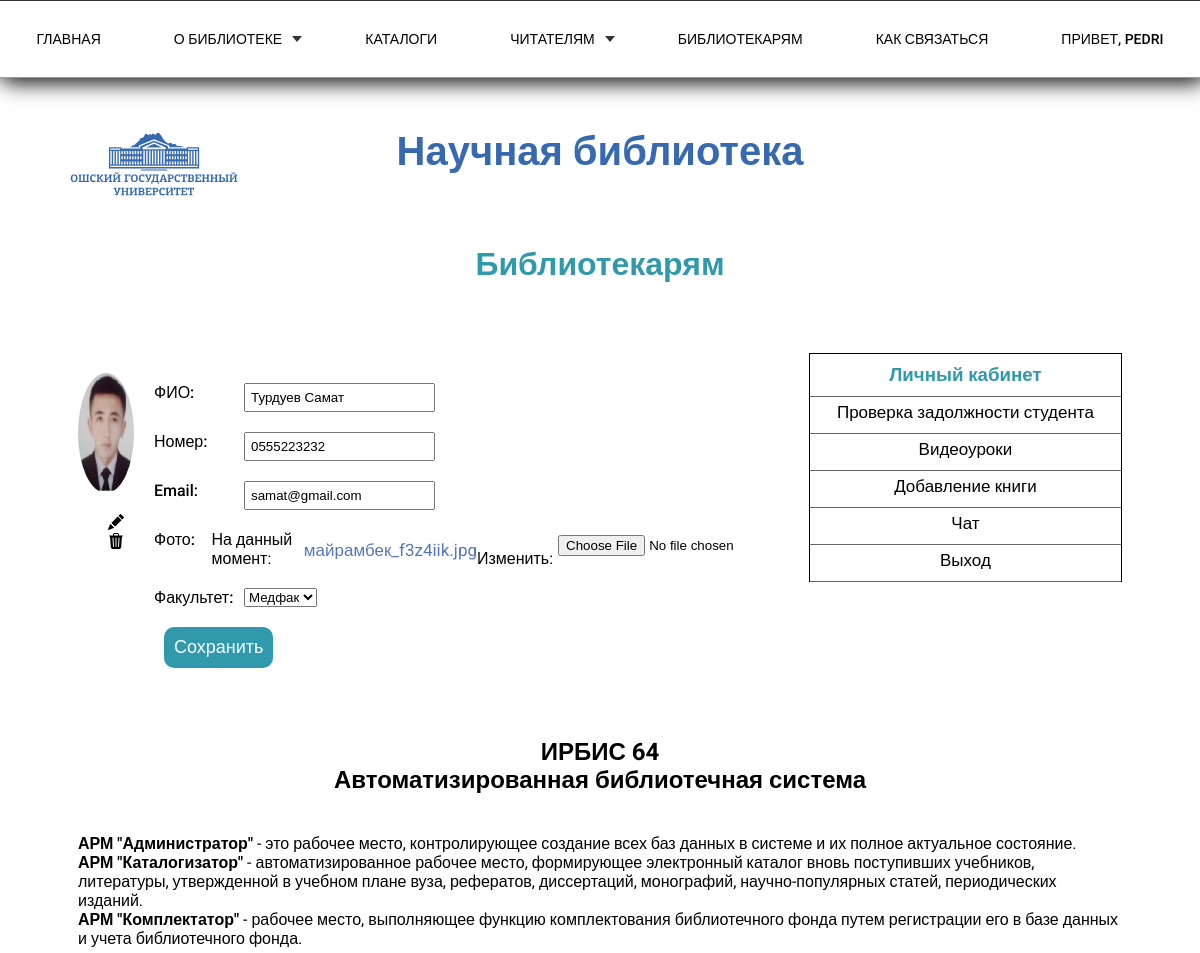
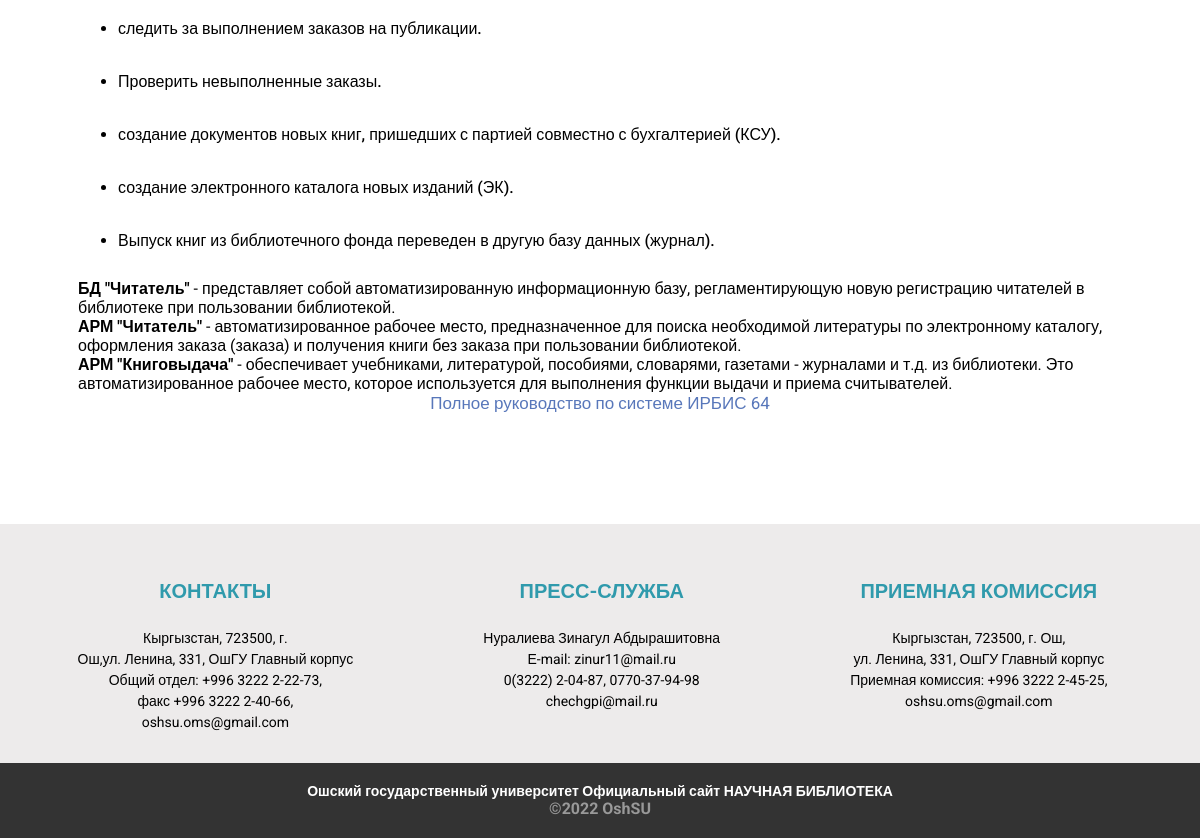
Page /libraries/ (signed in) on the committed database (2 pictures, top to bottom).
### libraries/models.py (models this page shows, shortened)
class Customer(models.Model):
    user = models.OneToOneField(User, null=True, blank=True, on_delete=models.CASCADE)
    name = models.CharField(max_length=200, null=True)
    phone = models.CharField(max_length=200, null=True)
    email = models.CharField(max_length=200, null=True)
    profile_pic = models.ImageField(default="profile1.png")
    faculty = models.ForeignKey(Faculty, on_delete=models.CASCADE, blank=True, null=True)
    date_created = models.DateTimeField(auto_now_add=True, null=True)
    class Meta:
        verbose_name = "Библотекар"
        verbose_name_plural = "Библотекар"

class Library(models.Model):
    title = models.CharField(max_length=100, verbose_name='Заголовок')
    text = RichTextField(blank=True, null=False, verbose_name="Текст")
    class Meta:
        verbose_name = 'Инфо Ирбис'
        verbose_name_plural = 'Инфо Ирбис'

### libraries/decorators.py (the view)
        def wrapper_func(request, *args, **kwargs):
            group = None
            if request.user.groups.exists():
                group = request.user.groups.all()[0].name
            if group in allowed_roles:
                return view_func(request, *args, **kwargs)
            else:
                return HttpResponse('You are not authorized to view this page')

### libraries/forms.py
class CustomerForm(ModelForm):
    class Meta:
        model = Customer
        fields = ['name', 'phone', 'email', 'profile_pic', 'faculty']

### libraries/models.py (called while the page is built)
    def __str__(self):
        return self.name

### libraries/views.py (called while the page is built)
@login_required(login_url='login')
@allowed_users(allowed_roles=['customer'])
def forLibrarists(request):
    customer = request.user.customer
    form = CustomerForm(instance=customer)
    if request.method == 'POST':
        form = CustomerForm(request.POST, request.FILES, instance=customer)
        if form.is_valid():
            form.save()
    irbis = Library.objects.all()
    context = {'form': form, 'irbis': irbis}
    return render(request, 'forLibrarists.html', context)

### libraries/templates/forLibrarists.html (shortened to what this page needs)
{% extends 'index.html' %}
{% load static %}
{% block content %}
{% include 'header.html' %}
<link rel="stylesheet" href="{% static 'css/secondStyle.css' %}">
<div class="sec-container">
	<div class="catalog catalog-irbis">
		<h1 class="catalog_title">Библиотекарям</h1>
		<div class="personal">
			<div class="personal_box">
				<div class="personal_photo">
					<img src="{{request.user.customer.profile_pic.url}}" alt="">
					<div class="personal_icon">
						<i class="bi bi-pencil-fill"></i>
						<i class="bi bi-trash3-fill"></i>
					</div>
				</div>
				<form class="personal_info" method="POST" action="" enctype="multipart/form-data">
					<div class="personal_item">
						<h4>ФИО:</h4> {{form.name}}
					</div>
					<div class="personal_item">
						<h4>Номер:</h4>{{form.phone}}
					</div>
					<div class="personal_item">
						<h4>Email:</h4>{{form.email}}
					</div>
					<div class="personal_item">
						<h4>Фото:</h4>{{ form.profile_pic}}
					</div>
					<div class="personal_item">
						<h4>Факультет:</h4>{{form.faculty}}
					</div>
					<button class="personal_btn" type="submit">Сохранить</button>
				</form>
			</div>
			<div class="personal_inner">
				<div class="personal_block">
				<h3>Личный кабинет</h3>
				<ul>
					<li><a class="personal_title" target="_blank" href="http://avn.oshsu.kg/AVN_search_st.html">Проверка задолжности студента</a></li>
					<li><a class="personal_title" href="{% url 'videoLib' %}">Видеоуроки</a></li>
					<li><a class="personal_title" href="{% url 'add-book' %}">Добавление книги</a></li>
					<li><a class="personal_title" href="{% url 'chat' %}">Чат</a></li>
					<li><a class="personal_title" href="{% url 'logout' %}">Выход</a></li>
				</ul>
			</div>
		</div>
	</div>
		{% for info in irbis %}
		<h2 class="catalog_irbis">ИРБИС 64 <br>{{info.title}}</h2>
		<p class="catalog_text">{{info.text|safe|linebreaks}}</p>
		<p class="catalog_irbis"><a href="http://sntnarciss.ru/irbis/spravka/irbis64.html?wirbis0010.htm"
				target="_blank">Полное руководство по системе ИРБИС 64</a></p>
	 	{% endfor %}
	</div>
</div>
{% include 'footer.html' %}
{% endblock %}

### home/templates/header.html (shortened to what this page needs)
	{% load static %}
<nav class="nav" id="nav">
	<ul class="navbar menu__box" id="menu">
		<li>
			<div class="select">
			<a class="navbar_title" data-scroll="home" href="{% url 'home' %}" >Главная</a>
		</div>
		</li>
		<li>
			<div class="select">
				<a class="navbar_title" data-scroll="about_us" href="{% url 'about' %}" >О библиотеке</a>
					<div class="caret"></div>
			</div>
		</li>
		<li>
			<div class="select">
			<a class="navbar_title" href="{% url 'catalogs' %}">Каталоги</a>
			</div>
		</li>
		<li>
			<div class="select">
				<a class="navbar_title" href="{% url 'readers' %}">Читателям</a>
					<div class="caret"></div>
			</div>
		</li>
		 <li>
			<div class="select">
			<a class="navbar_title" href="{% url 'forLibrarists' %}">Библиотекарям</a>
		</div>
		</li>
		<li>
			<div class="select">
			<a class="navbar_title" href="{% url 'contact' %}">Как связаться</a>
			</div>
		</li>
		{% if user.is_authenticated %}
		<li>
			<div class="select">
			<p class="navbar_title">Привет, {{request.user|title}}</p>
			</div>
		</li>
		{% endif %}
	</ul>
</nav>
	<header class="header">
		<div class="nav_logo">
			<div class="nav_box">
				<div class="nav_item"><a href="{% url 'home' %}">
					<img class="logo" src="{% static 'img/logo_ru.svg' %}" alt="">
				</a>
				</div>
				<div class="nav_item">
					<h1 class="nav_title"><a href="{% url 'home' %}">Научная библиотека</a></h1>
				</div>
			</div>
		</div>
	</header>

### static/css/secondStyle.css (style rules this page uses)
body { font-family: "Roboto", sans-serif; }
* { margin: 0; padding: 0; box-sizing: border-box; }
.nav_logo { display: flex; justify-content: space-between; padding-bottom: 10px; }
.nav_box { width: 100%; padding: 30px; }
.nav_item { position: relative; text-align: center; color: #3769B0; }
.logo { position: absolute; top: 0; left: 8%; z-index: 1; width: 240px; }
.nav_title { font-size: 54px; padding-bottom: 10px; }
.nav_title a { text-decoration: none; color: #3769B0; }
.nav { display: flex; justify-content: space-around; padding: 0 0 20px; align-items: center; }
.navbar { transition: 0.4s linear; display: flex; justify-content: space-around; width: 100%; box-shadow: -5px -5px 20px #333, 5px 5px 20px #333; border-top: 1px solid #333; border-bottom: 1px solid #999; }
.navbar li { list-style: none; }
.navbar_title { padding: 30px 10px 30px 10px; color: #000; text-decoration: none; text-transform: uppercase; font-weight: 500; transition: 0.2s linear; position: relative; }
.select { position: bottom; align-items: center; text-align: center; color: #fff; display: flex; justify-content: space-between; cursor: pointer; }
.caret { width: 0; height: 0; border-left: 5px solid transparent; border-right: 5px solid transparent; border-top: 6px solid #333; transition: 0.3s; }
.sec-container { width: 87%; margin: 0 auto; }
.catalog { width: 100%; }
.catalog .catalog_title { color: #309AAC; text-align: center; padding: 20px; }
.catalog .catalog_text { padding: 15px; font-size: 17px; }
.catalog ul { padding: 0 10px 0 40px; }
.catalog ul li { padding: 5px 0 10px; font-weight: 500; }
.catalog a { text-decoration: none; color: rgba(13, 58, 155, 0.6901960784); font-size: 17px; padding-top: 10px; }
.catalog .catalog_irbis { text-align: center; padding-bottom: 10px; }
.catalog-irbis { padding-bottom: 100px; }
.personal { width: 100%; display: flex; justify-content: space-between; margin: 50px 0; }
.personal .personal_icon { padding: 20px 10px 0; }
.personal .personal_icon i { padding-left: 20px; cursor: pointer; }
.personal .personal_box { display: flex; width: 70%; }
.personal .personal_box .personal_photo { margin-top: 20px; width: 150px; height: 120px; }
.personal .personal_box img { border-radius: 50%; width: 100%; height: 100%; }
.personal .personal_box .personal_info { padding: 20px; width: 100%; }
.personal .personal_box .personal_info h4 { width: 90px; }
.personal .personal_box .personal_info input { padding: 5px; }
.personal .personal_box .personal_info .personal_btn { margin: 10px 0 0 10px; background-color: #309AAC; color: #fff; padding: 10px; border-radius: 10px; border: none; cursor: pointer; font-size: 18px; transition: 0.3s linear; }
.personal .personal_box .personal_item { display: flex; padding: 10px 0; }
.personal .personal_box .personal_item h4 { font-weight: 500; font-size: 16px; }
.personal .personal_inner { width: 30%; border-bottom: none; text-align: center; }
.personal .personal_inner .personal_block { border: 1px solid; border-bottom: none; }
.personal .personal_inner h3 { padding: 10px; color: #309AAC; border-bottom: 1px solid #666; }
.personal .personal_inner ul { padding: 0; }
.personal .personal_inner ul li { list-style: none; width: 100%; border-bottom: 1px solid #666; width: 100%; }
.personal .personal_title { text-decoration: none; color: #000; padding: 2px 0; }
@media (max-width: 1450px) { .logo { left: 5%; width: 220px; } }
@media (max-width: 1200px) { .nav_title { font-size: 40px; } }
@media (max-width: 1200px) { .logo { left: 3%; width: 180px; } }
@media (max-width: 1200px) { .navbar_title, .news_text-home, .news_index-home { font-size: 14px; } }

### rows in the picture
Customer: name "Турдуев Самат", phone "0555223232", email "samat@gmail.com", faculty "Медфак"
Library: title "Автоматизированная библиотечная система", text "АРМ \"Администратор\" - это рабочее место, контролирующее создание всех баз данных в системе и их полное актуальное состояние. АРМ \"Каталогизатор\" - автоматизированное рабочее место, формирующее электронный каталог вновь поступивших учебников, литературы, утвержденной в учебном плане вуза, рефератов, диссертаций, монографий, научно-популярных статей, периодических изданий. АРМ \"Комплектатор\" - рабочее место, выполняющее функцию комплектования библиотечного фонда путем регистрации его в базе данных и учета библиотечного фонда. следить за выполнением заказов на публикации. Проверить невыполненные заказы. создание документов новых книг, пришедших с партией совместно с бухгалтерией (КСУ).…"

### other values in the picture
{{ request.user|title }} "PEDRI"
